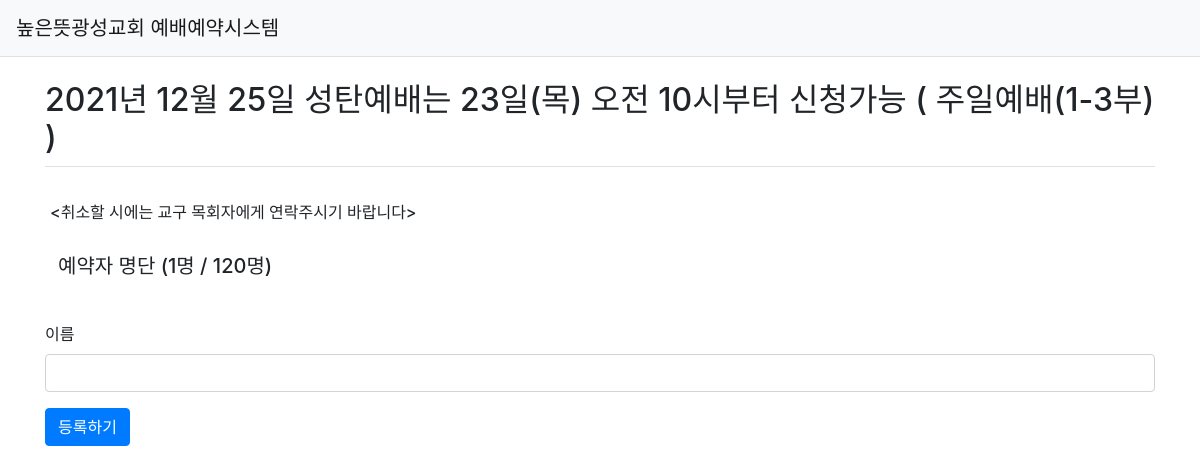
The app's page /seat/list/6, older data.
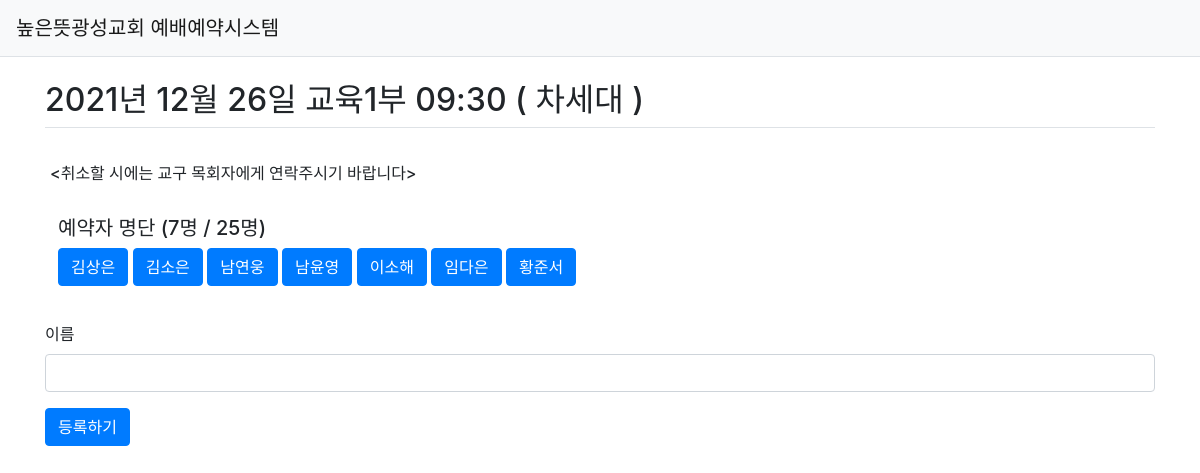
The same page, newer data.
### w_reservation/models.py (models this page shows)
class Worship(db.Model):
    id = db.Column(db.Integer, primary_key=True)
    date = db.Column(db.Date(), nullable=False)
    part = db.Column(db.String(100), nullable=False)
    limit = db.Column(db.Integer, nullable=False)
    curnum = db.Column(db.Integer, nullable=False)
    worshiptype_id = db.Column(db.Integer, db.ForeignKey('worshiptype.id',ondelete='CASCADE'))
    worshiptype = db.relationship('WorshipType', backref=db.backref('worship_set', cascade='all, delete-orphan'))

class WorshipType(db.Model):
    __tablename__ = 'worshiptype'
    id = db.Column(db.Integer, primary_key=True)
    detail = db.Column(db.String(100), nullable=True)
    bgcolor = db.Column(db.String(7), default='#FFFFFF')

class Seat(db.Model):
    id = db.Column(db.Integer, primary_key=True)
    status = db.Column(db.Integer, nullable=False)
    location = db.Column(db.String(10), nullable=False)
    user = db.Column(db.String(50), nullable=True)
    worship_id = db.Column(db.Integer, db.ForeignKey('worship.id',ondelete='CASCADE'), nullable=False)
    worship = db.relationship('Worship', backref=db.backref('seat_set', cascade='all, delete-orphan', order_by=user))

### w_reservation/views/seat_views.py (the view, shortened to what this page needs)
@bp.route('/list/<int:worship_id>', methods=('GET','POST'))
def _list(worship_id):
    worship = Worship.query.get_or_404(worship_id)
    form = RegisterSeatForm()
    return render_template('seat/seat_view.html', worship=worship, form=form)

### w_reservation/forms.py
class RegisterSeatForm(FlaskForm):
    name = StringField('이름', validators=[DataRequired('이름을 적어주십시오.')])

### w_reservation/filter.py (called while the page is built)
def format_datetime(value, fmt='%Y년 %m월 %d일'):
    return value.strftime(fmt)

### w_reservation/views/auth_views.py (called while the page is built)
@bp.before_app_request
def load_logged_in_user():
    user_id = session.get('user_id')
    if user_id is None:
        g.user = None
    else:
        g.user = User.query.get(user_id)

### w_reservation/templates/seat/seat_view.html (shortened to what this page needs)
{% extends 'base.html' %}
{% block content %}
<div class="container my-3">
    <h2 class="border-bottom py-2">{{ worship.date|datetime }} {{ worship.part }} ( {{ worship.worshiptype.detail }} )</h2>
    <div class="row my-3">
        <div class="card-body">
            <div class="card-text">
                <div class="worship_info">
                    <p class="h6">&lt;취소할 시에는 교구 목회자에게 연락주시기 바랍니다&gt;</p>
                </div>
                <br>
                <div class="users px-2 mt-0">
                    <p class="h5">예약자 명단 ({{ worship.curnum }}명 / {{ worship.limit }}명)</p>
                    {% for s in worship.seat_set %}
                        {% if s.status == 1 %}
                            {% if g.user %}
                            <button class="btn btn-primary del" data-uri="{{ url_for('seat.delete', seat_id=s.id) }}">{{ s.user }}</button>
                            {% else %}
                            <button class="btn btn-primary">{{ s.user }}</button>
                            {% endif %}
                        {% endif %}
                    {% endfor %}
                </div>
            </div>
        </div>
    </div>
    <form method="post" class="post-form my-3">
        {% if worship.curnum < worship.limit %}
        <div class="form-group">
            <label for="name">이름</label>
            <input type="text" class="form-control" name="name" id="name" value="{{ form.name.data or '' }}">
        </div>
        <button type="submit" class="btn btn-primary">등록하기</button>
        {% else %}
        <div class="alert alert-danger" role="alert">
            예약이 가득 찼습니다.
        </div>
        {% endif %}
    </form>
</div>
{% endblock %}

Row changes from the older to the newer data that the page shows:
no longer on this page (row unchanged): WorshipType: worshiptype.detail "주일예배(1-3부)"
changed Worship: date "2021년 12월 25일" → "2021년 12월 26일"; part "성탄예배는 23일(목) 오전 10시부터 신청가능" → "교육1부 09:30"; curnum "1" → "7"; limit "120" → "25"
now on this page (row unchanged): WorshipType: worshiptype.detail "차세대"
added Seat: user "김상은"
added Seat: user "김소은"
added Seat: user "남연웅"
added Seat: user "남윤영"
added Seat: user "이소해"
added Seat: user "임다은"
added Seat: user "황준서"
